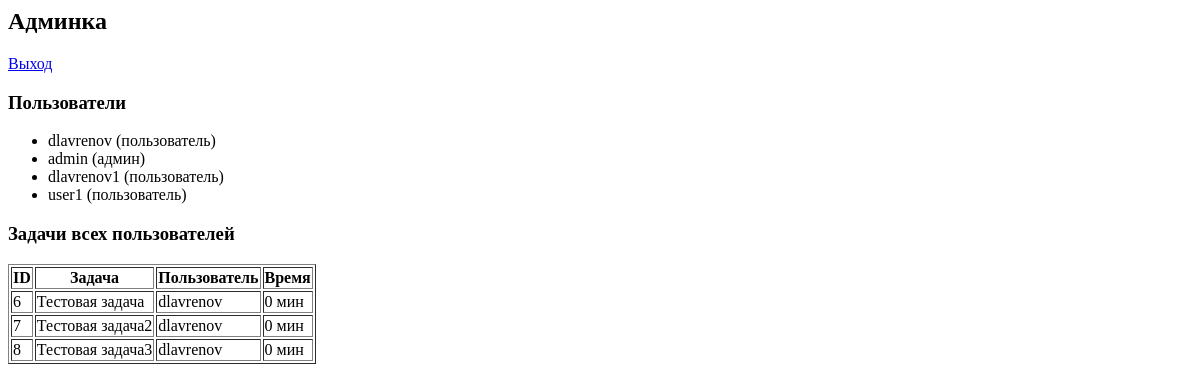
The app's page /admin (signed in), older data.
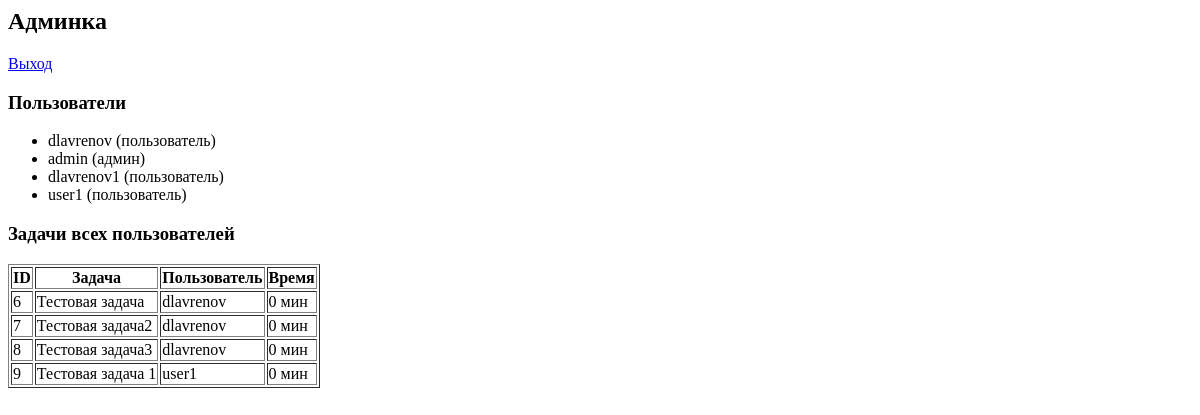
The same page, newer data.
### tables this page shows
CREATE TABLE users (
                id INTEGER PRIMARY KEY AUTOINCREMENT,
                username TEXT UNIQUE NOT NULL,
                password TEXT NOT NULL,
                is_admin BOOLEAN DEFAULT 0
            );

CREATE TABLE tasks (
                id INTEGER PRIMARY KEY AUTOINCREMENT,
                content TEXT NOT NULL,
                description TEXT,
                done BOOLEAN NOT NULL DEFAULT 0,
                created_at DATETIME DEFAULT CURRENT_TIMESTAMP,
                time_spent INTEGER DEFAULT 0,
                user_id INTEGER NOT NULL, status TEXT DEFAULT "активно",
                FOREIGN KEY(user_id) REFERENCES users(id)
            );

### app.py (the view)
@app.route('/admin')
@login_required
def admin():
    if not current_user.is_admin:
        return "Доступ запрещен", 403
    with sqlite3.connect(DB) as conn:
        cur = conn.cursor()
        cur.execute("SELECT id, username, is_admin FROM users")
        users = cur.fetchall()
        cur.execute("SELECT t.id, t.content, u.username, t.time_spent FROM tasks t JOIN users u ON t.user_id = u.id")
        tasks = cur.fetchall()
    return render_template('admin.html', users=users, tasks=tasks)

### app.py (called while the page is built)
@login_manager.user_loader
def load_user(user_id):
    with sqlite3.connect(DB) as conn:
        cur = conn.cursor()
        cur.execute("SELECT id, username, is_admin FROM users WHERE id=?", (user_id,))
        user_data = cur.fetchone()
        if user_data:
            return User(*user_data)
    return None

### templates/admin.html
<h2>Админка</h2>
<a href="/logout">Выход</a>
<h3>Пользователи</h3>
<ul>
    {% for user in users %}
        <li>{{ user[1] }} ({{ 'админ' if user[2] else 'пользователь' }})</li>
    {% endfor %}
</ul>
<h3>Задачи всех пользователей</h3>
<table border="1">
    <tr><th>ID</th><th>Задача</th><th>Пользователь</th><th>Время</th></tr>
    {% for task in tasks %}
        <tr>
            <td>{{ task[0] }}</td>
            <td>{{ task[1] }}</td>
            <td>{{ task[2] }}</td>
            <td>{{ task[3] // 60 }} мин</td>
        </tr>
    {% endfor %}
</table>

Row changes from the older to the newer data that the page shows:
added tasks: id "9", content "Тестовая задача 1", username "user1", time_spent "0"
